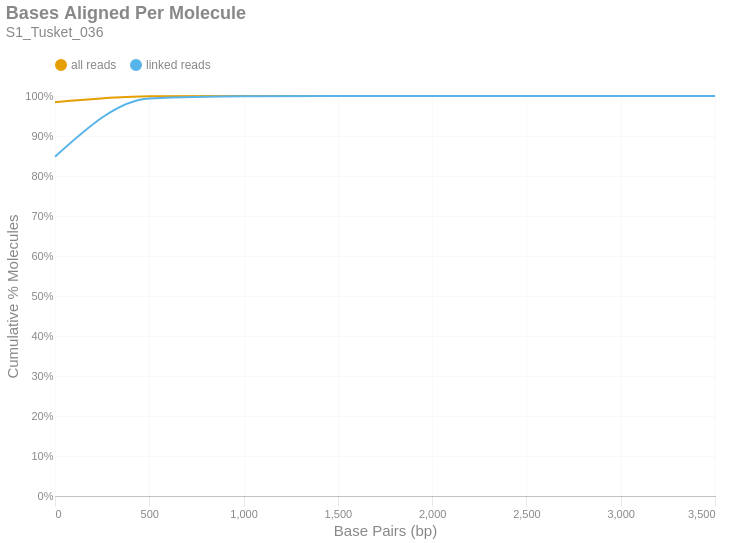

The code cell stored with this chart in its notebook:
### Markdown cell above
### Bases Aligned Per Molecule
This is a cumulative frequency distribution showing the number of base pairs aligned per unique molecule. These data are shown in 500 bp bins. There are two distributions: one with `all reads` (yellow) and another with only `linked reads` (blue). The percent of molecules in the `linked reads` distribution is relative to the total number of linked molecules.

### Code cell
if SKIPLR:
    print_html(f"Skipped")
else:
    binned_df = consolidated_hist(valids['aligned_bp'], mask, 500, True)
    with SafeRender(binned_df):
        (
            density_plot(binned_df, 'Bases Aligned Per Molecule', samplename, 'basesper')
            .encode(
                x=alt.X('bin:Q', title="Base Pairs (bp)").axis(tickMinStep=500).scale(padding=0),
                y=alt.Y('value:Q', title='Cumulative % Molecules')
                    .axis(format='%')
                    .scale(domain = [0,1])
                    .stack(False),
                color=alt.Color("key:N").scale(domain = ["all reads", "linked reads"]),
                tooltip = [
                    alt.Tooltip("key:N", title = "Data Type"),
                    alt.Tooltip("range_label:N", title="Bases Aligned Per Molecule"),
                    alt.Tooltip("value:Q", format = ".2%", title="% Molecules (Cum.)")
                ]
            )
        ).display()

### Figure 1 — Vega-Lite specification as saved in the notebook (floating-point values rounded to 4 significant figures)
{"width": "container", "height": 400, "config": {"title": {"anchor": "start", "dy": -15, "fontSize": 18, "color": "#888888", "subtitleColor": "#888888", "subtitleFontSize": 14}, "arc": {"fill": "#0072B2"}, "axis": {"domainColor": "#888888", "domainWidth": 0.5, "gridWidth": 0.2, "grid": false, "titleFontWeight": 400, "titleFontSize": 15, "labelFontSize": 11, "labelColor": "#888888", "tickColor": "#888888", "tickWidth": 0.2, "titleColor": "#888888"}, "axisBand": {"grid": false}, "axisX": {"grid": true, "tickSize": 10, "domainCap": "round"}, "axisY": {"domain": false, "grid": true, "tickSize": 0, "domainCap": "round"}, "background": "transparent", "header": {"labelFontSize": 15, "labelColor": "#888888", "titleFontSize": 15, "titleFontWeight": 600, "titleColor": "#888888"}, "legend": {"labelFont": "sans-serif", "labelFontSize": 12, "labelColor": "#888888", "symbolSize": 100, "symbolType": "circle", "titleFontSize": 12, "titlePadding": 10, "titleColor": "#888888", "title": null, "orient": "top"}, "range": {"category": ["#E69F00", "#56B4E9", "#009E73", "#F0E442", "#0072B2", "#D55E00", "#CC79A7", "#000000"], "diverging": ["#cfe8f3", "#a2d4ec", "#73bfe2", "#46abdb", "#1696d2", "#12719e"]}, "area": {"fill": "#0072B2", "fillOpacity": 0.7, "line": true, "strokeOpacity": 0.7}, "line": {"color": "#0072B2", "stroke": "#0072B2", "strokeWidth": 2}, "trail": {"color": "#0072B2", "stroke": "#0072B2", "strokeWidth": 0, "size": 1}, "point": {"filled": true, "fillOpacity": 1.0, "size": 95}, "text": {"color": "#888888", "fontSize": 11, "align": "right", "fontWeight": 400, "size": 11}, "bar": {"fill": "#0072B2", "stroke": null}, "view": {"stroke": null, "continuousWidth": 660, "continuousHeight": 400}}, "data": {"name": "data-38d701dec6431859e7aee5da367355a0"}, "mark": {"type": "line", "interpolate": "monotone", "point": {"opacity": 0, "size": 275}}, "encoding": {"color": {"field": "key", "scale": {"domain": ["all reads", "linked reads"]}, "type": "nominal"}, "tooltip": [{"field": "key", "title": "Data Type", "type": "nominal"}, {"field": "range_label", "title": "Bases Aligned Per Molecule", "type": "nominal"}, {"field": "value", "format": ".2%", "title": "% Molecules (Cum.)", "type": "quantitative"}], "x": {"axis": {"tickMinStep": 500}, "field": "bin", "scale": {"padding": 0}, "title": "Base Pairs (bp)", "type": "quantitative"}, "y": {"axis": {"format": "%"}, "field": "value", "scale": {"domain": [0, 1]}, "stack": false, "title": "Cumulative % Molecules", "type": "quantitative"}}, "params": [{"name": "param_c36ac31b6afebe62", "select": {"type": "point", "fields": ["key"]}, "bind": "legend"}], "title": {"text": "Bases Aligned Per Molecule", "subtitle": "S1_Tusket_036"}, "transform": [{"fold": ["all reads (cumsum)", "linked reads (cumsum)"]}, {"calculate": "replace(datum.key, ' (cumsum)', '')", "as": "key"}, {"filter": {"param": "param_c36ac31b6afebe62"}}], "usermeta": {"embedOptions": {"downloadFileName": "S1_Tusket_036.basesper"}}, "$schema": "https://vega.github.io/schema/vega-lite/v6.1.0.json", "datasets": {"data-38d701dec6431859e7aee5da367355a0": [{"bin": "0.0", "interval": "0.0-500.0", "all reads": 0.9844, "linked reads": 0.8482, "all reads (cumsum)": 0.9844, "linked reads (cumsum)": 0.8482, "range_label": "0-499"}, {"bin": "500.0", "interval": "500.0-1000.0", "all reads": 0.01497, "linked reads": 0.1456, "all reads (cumsum)": 0.9994, "linked reads (cumsum)": 0.9938, "range_label": "500-999"}, {"bin": "1000.0", "interval": "1000.0-1500.0", "all reads": 0.0005816, "linked reads": 0.005731, "all reads (cumsum)": 1.0, "linked reads (cumsum)": 0.9995, "range_label": "1000-1499"}, {"bin": "1500.0", "interval": "1500.0-2000.0", "all reads": 4.257e-05, "linked reads": 0.0004263, "all reads (cumsum)": 1.0, "linked reads (cumsum)": 0.9999, "range_label": "1500-1999"}, {"bin": "2000.0", "interval": "2000.0-2500.0", "all reads": 4.927e-06, "linked reads": 5.003e-05, "all reads (cumsum)": 1.0, "linked reads (cumsum)": 1.0, "range_label": "2000-2499"}, {"bin": "2500.0", "interval": "2500.0-3000.0", "all reads": 7.884e-07, "linked reads": 8.005e-06, "all reads (cumsum)": 1.0, "linked reads (cumsum)": 1.0, "range_label": "2500-2999"}, {"bin": "3000.0", "interval": "3000.0-3500.0", "all reads": 0.0, "linked reads": 0.0, "all reads (cumsum)": 1.0, "linked reads (cumsum)": 1.0, "range_label": "3000-3499"}, {"bin": "3500.0", "interval": "3500.0-4000.0", "all reads": 1.971e-07, "linked reads": 2.001e-06, "all reads (cumsum)": 1.0, "linked reads (cumsum)": 1.0, "range_label": "3500-3999"}]}}
